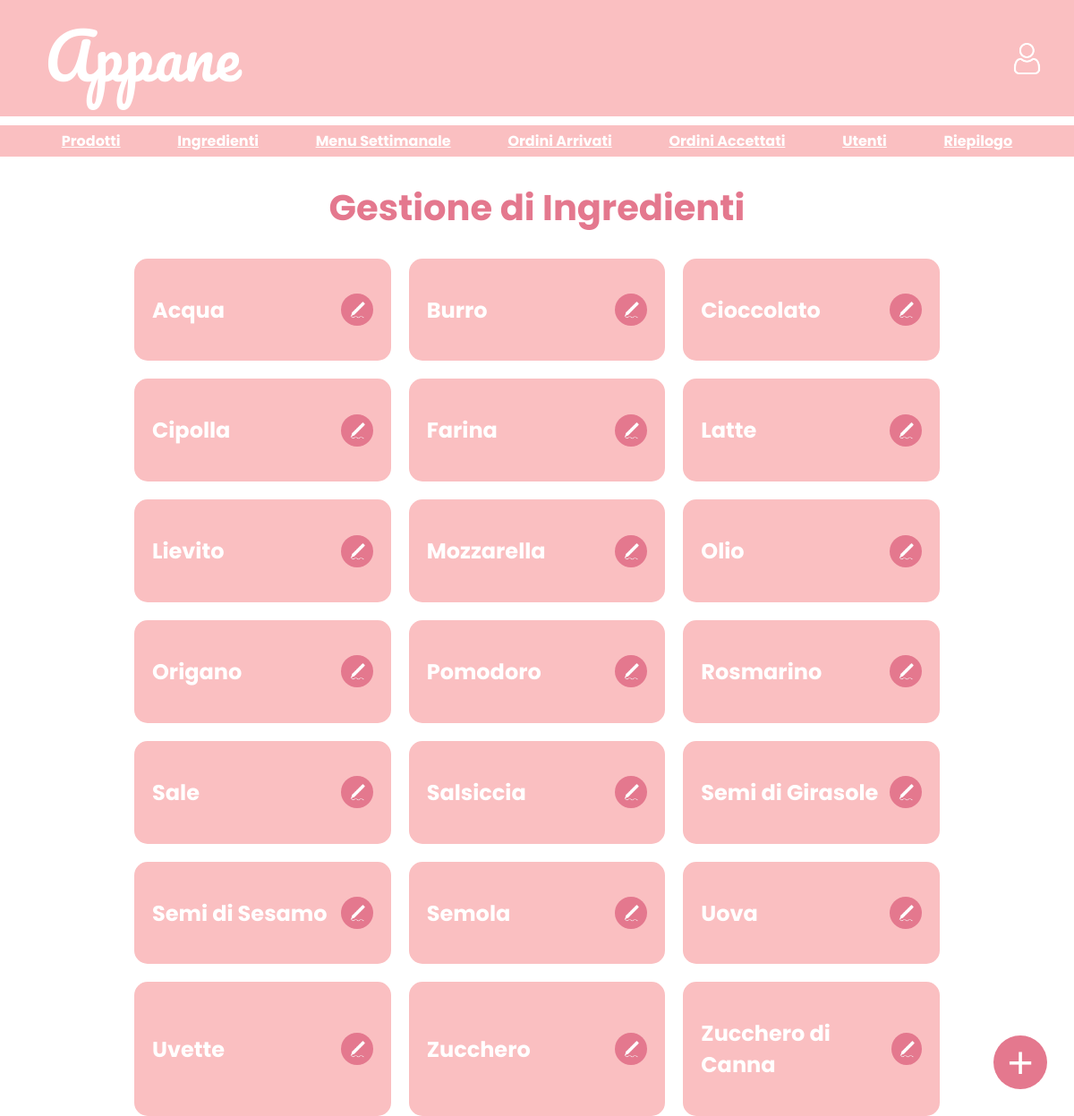
The page /BACK/managementIngredients/managementIngredients.php on the database its author committed.
### tables this page shows
CREATE TABLE `tingrediente` (
  `id` int(11) NOT NULL,
  `nome` varchar(255) NOT NULL
);

### BACK/managementIngredients/managementIngredients.php (the view, shortened to what this page needs)
<?php
require('../../includes/db.php');
include('../header.php');
function createIngredient($id, $name)
{
    return "<div class='ingredient'>
                <h2>$name</h2>
                <button class='cart-btn' title='Modifica ingrediente'
                    onclick='openModal(\"modalModifyIngredient.php?id=$id\")'>
                    <img src='../../grafica/img/pen.png' class='cart-icon' />
                </button>
            </div>";
}
?>
<!DOCTYPE html>
<html lang="it">
<head>
    <link rel="stylesheet" href="../../grafica/style.css?v=<?php echo time();?>">
</head>
<body>
    <div class="main-content">
        <h1>Gestione di Ingredienti</h1>
        <div class="listIngredients">
            <?php
            $result = $conn->query("SELECT id, nome FROM tingrediente ORDER BY nome");
            if ($result->num_rows > 0) {
                while ($row = $result->fetch_assoc()) {
                    echo createIngredient($row["id"], $row["nome"]);
                }
            } else {
                echo '<p> Per ora non ci sono prodotti salvati </p>';
            }
            ?>
        </div>
    </div>
    <button class="add-btn" title="Aggiungi ingrediente" onclick="openModal('modalAddIngredient.php')">+</button>
</body>
</html>

### grafica/style.css (style rules this page uses)
body { margin: 0; background-color: #fff; font-family: "Poppins", sans-serif; font-weight: 700; font-style: normal; }
.main-content h1 { text-align: center; font-size: 40px; color: #e4788e; }
.listIngredients { width: 75%; margin: auto; display: grid; grid-template-columns: repeat(3, 1fr); gap: 20px; }
.ingredient { padding:20px; border-radius:15px; background-color:#fabfc1; color:white; display:flex; justify-content:space-between; align-items:center; }
.cart-btn { width: 36px; height: 36px; border-radius: 50%; background-color: #e4788e; color: #ffffff; border: none; font-size: 20px; cursor: pointer; display: flex; align-items: center; justify-content: center; transition: background-color 0.2s ease; line-height: 1; }
.add-btn { position: fixed; bottom: 30px; right: 30px; width: 60px; height: 60px; border-radius: 50%; background-color: #e4788e; color: #ffffff; border: none; font-size: 50px; cursor: pointer; display: flex; align-items: center; justify-content: center; transition: background-color 0.2s ease; line-height: 1; }
.cart-icon { width: 20px; object-fit: contain; }

### rows shown on the page
tingrediente: nome "Acqua"
tingrediente: nome "Burro"
tingrediente: nome "Cioccolato"
tingrediente: nome "Cipolla"
tingrediente: nome "Farina"
tingrediente: nome "Latte"
tingrediente: nome "Lievito"
tingrediente: nome "Mozzarella"
tingrediente: nome "Olio"
tingrediente: nome "Origano"
tingrediente: nome "Pomodoro"
tingrediente: nome "Rosmarino"
tingrediente: nome "Sale"
tingrediente: nome "Salsiccia"
tingrediente: nome "Semi di Girasole"
tingrediente: nome "Semi di Sesamo"
tingrediente: nome "Semola"
tingrediente: nome "Uova"
tingrediente: nome "Uvette"
tingrediente: nome "Zucchero"
tingrediente: nome "Zucchero di Canna"
